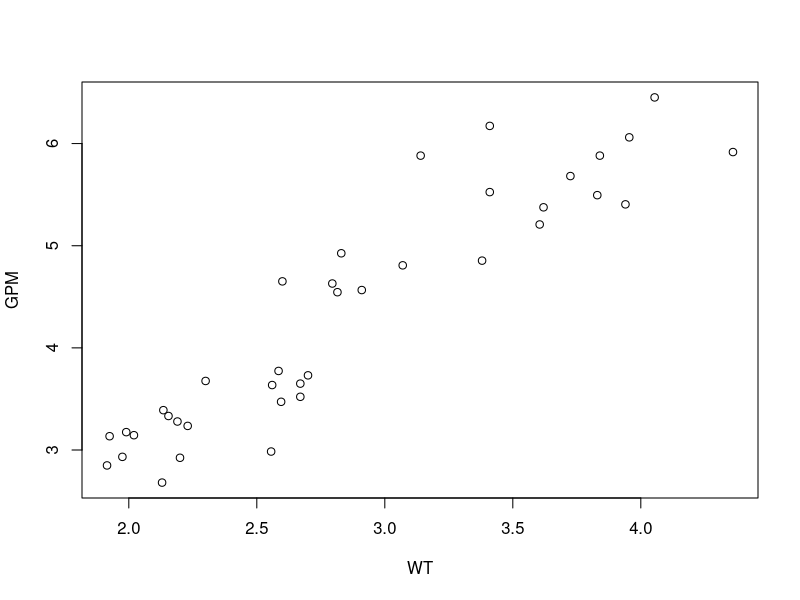
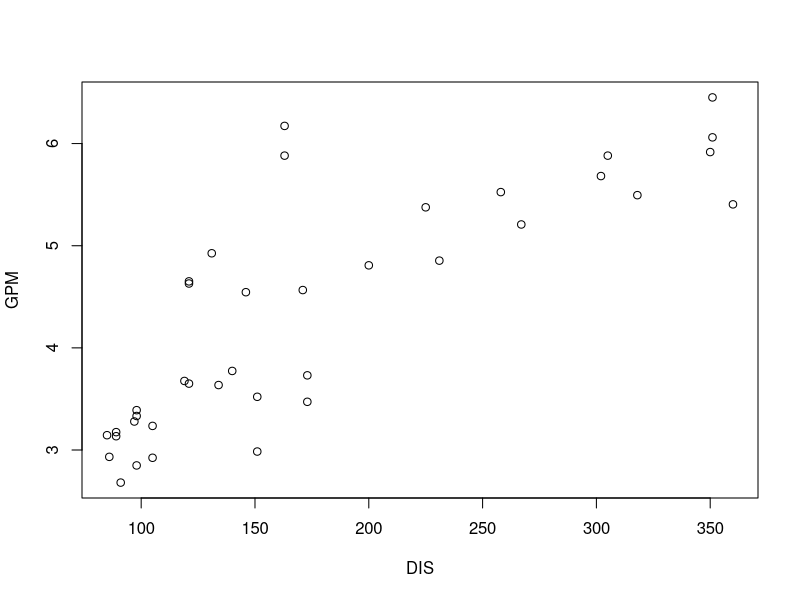
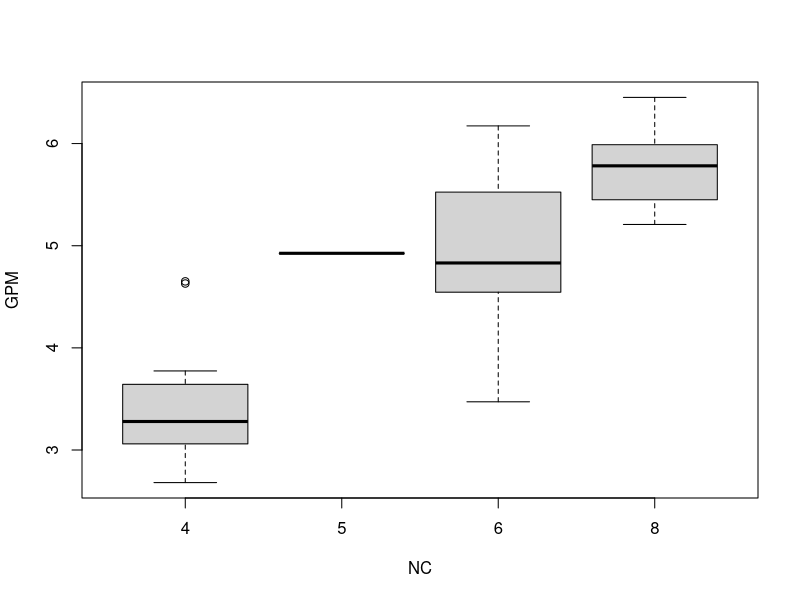

Write the R code that produced these figures, in order.

getwd()
fuel.efficiency <- read.csv("FuelEfficiency.csv")
summary(fuel.efficiency)

#MPG = Miles per gallon
#GPM = Gallons per 100 miles
#WT = Weight of car in 1000 lbs
#DIS = Displacment in cubic inches
#NC = number of cylinders
#HP = Horsepower
#ACC = Acceleration in seconds from 0-60
#ET = Engine Type 0 = V, 1 = Straight

plot(GPM~WT,data=fuel.efficiency)
plot(GPM~DIS,data=fuel.efficiency)

fuel.efficiency$NC <- factor(fuel.efficiency$NC)
fuel.efficiency$ET <- factor(fuel.efficiency$ET)
summary(fuel.efficiency)

plot(GPM~NC,data=fuel.efficiency)

#Regression
#y = x1 + x2 + x3 + E
#y is what you are trying explain
#x1, x2, x3 are the variables that cause/influence y
#E is things that we are not measuring/ using for calculations
model <- lm(GPM~.,data=fuel.efficiency)
summary(model)

# Multiple R-squared:  0.9804 
# means that we can explain 98% of the GPM with the variables we have E = 2%
# That is pretty friggen good

# turning back to numeric so we can do cor accross data frame
fuel.efficiency$NC <- as.integer(fuel.efficiency$NC)
fuel.efficiency$ET <- as.integer(fuel.efficiency$ET)
cor(fuel.efficiency)
#DIS -> WT = 0.9507647

#which Xs gives us most bang for the buck?
library(leaps)
x=fuel.efficiency[,3:7]
y=fuel.efficiency[,2]
out = summary(regsubsets(x,y,nbest=2,nvmax=ncol(x)))
tab=cbind(out$which,out$req,out$adjr2,out$cp)
tab

#trade off between model size and model fit
#just weight explains 85% 
model2 = lm(GPM~WT,data=fuel.efficiency)
summary(model2)
